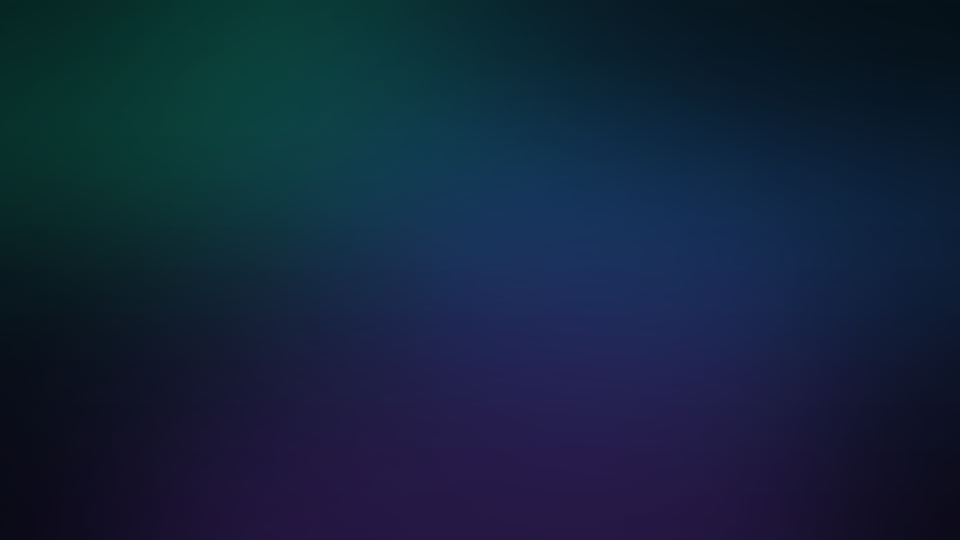
#> input picture data/overlay/usr/share/wallpapers/aurora.png, 1920 x 1080 px (shown at 1/2 size)
$ python compare.py ../../data/overlay/usr/share/wallpapers/aurora.png ../../data/overlay/usr/share/wallpapers/dead-vlei.png out.png
#> lines starting #> are read from the running program, lines starting #| are printed output that depends on the picture; after the words box and inside, x2 and y2 are one past the last pixel; in counts of white or black regions, pixels touching at a corner belong together
import sys
from PIL import Image, ImageChops

MASKS = [(380, 0, 660, 32)]
TOLERANCE = 24

reference = Image.open(sys.argv[1]).convert("RGB")
#> reference is the input picture: PIL image 1920x1080 RGB; mean R, G, B 19, 35.8, 59.3
current = Image.open(sys.argv[2]).convert("RGB")
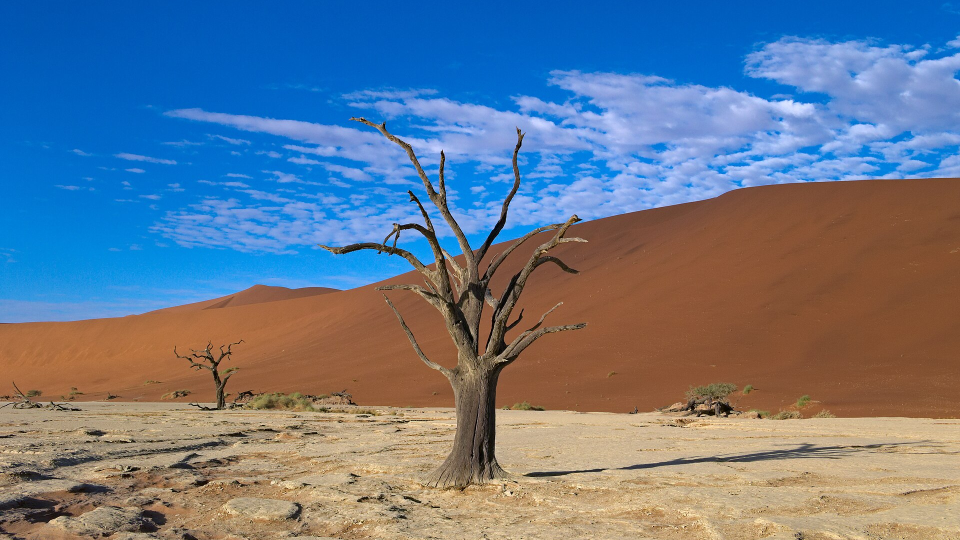
#> input picture data/overlay/usr/share/wallpapers/dead-vlei.png, 1920 x 1080 px (shown at 1/2 size)
#> current is the input picture: PIL image 1920x1080 RGB; mean R, G, B 104.4, 121.2, 141.6
if reference.size != current.size:
    print("100.0")
    sys.exit(0)
diff = ImageChops.difference(reference, current).convert("L").point(lambda v: 255 if v > TOLERANCE else 0)
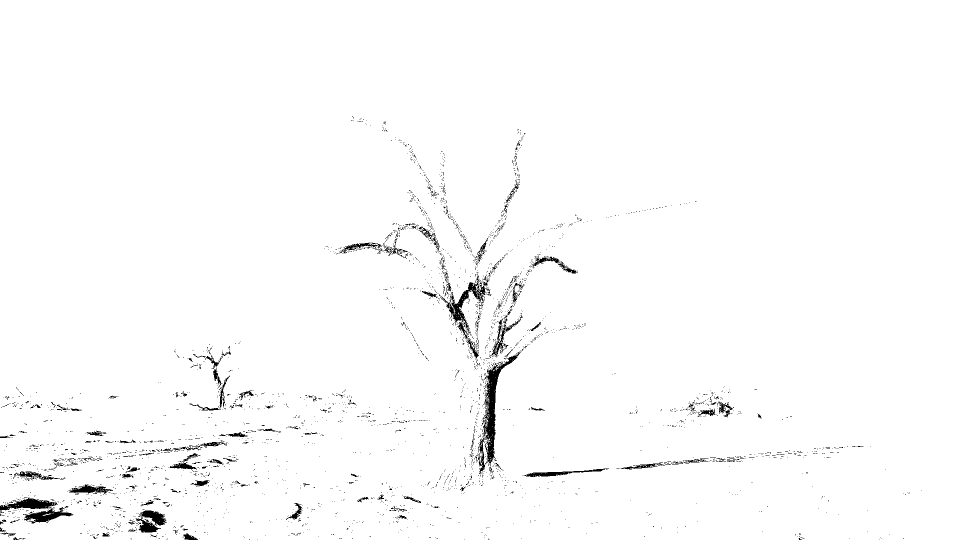
#> diff: PIL image 1920x1080 L (shown at 1/2 size); 98.4% white; 3376 black regions (3231 under 20 px), largest, box (x1, y1, x2, y2) and area: (955, 701, 1042, 949) 4076, (880, 551, 974, 717) 2534, (272, 1021, 334, 1065) 1514
for box in MASKS:
    diff.paste(0, box)
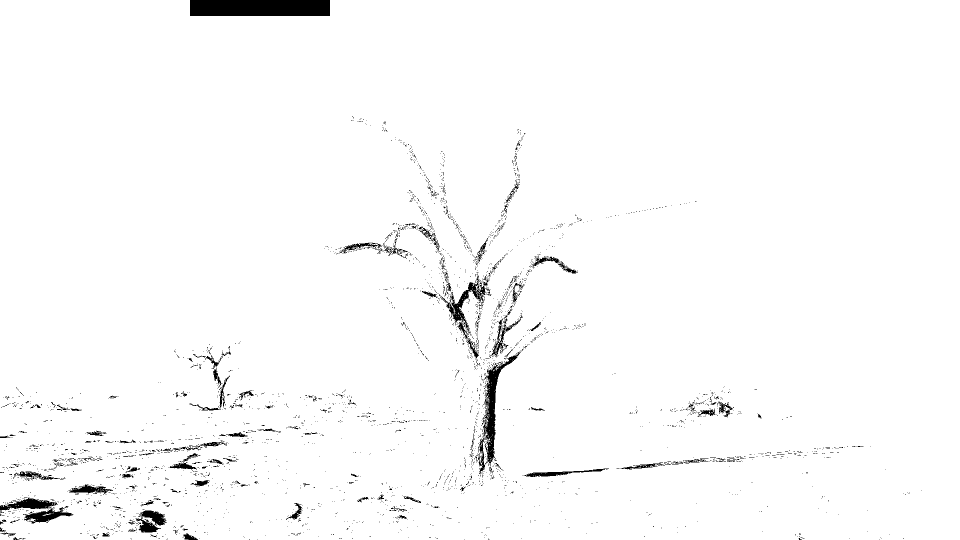
#> diff: PIL image 1920x1080 L (shown at 1/2 size); 98% white; 3377 black regions (3231 under 20 px), largest, box (x1, y1, x2, y2) and area: (380, 0, 660, 32) 8960, (955, 701, 1042, 949) 4076, (880, 551, 974, 717) 2534
total = reference.size[0] * reference.size[1]
#> total = 2073600
changed = diff.histogram()[255]
#> changed = 2031368
diff.save(sys.argv[3])
print("%.4f" % (changed * 100.0 / total))
#| 97.9633
